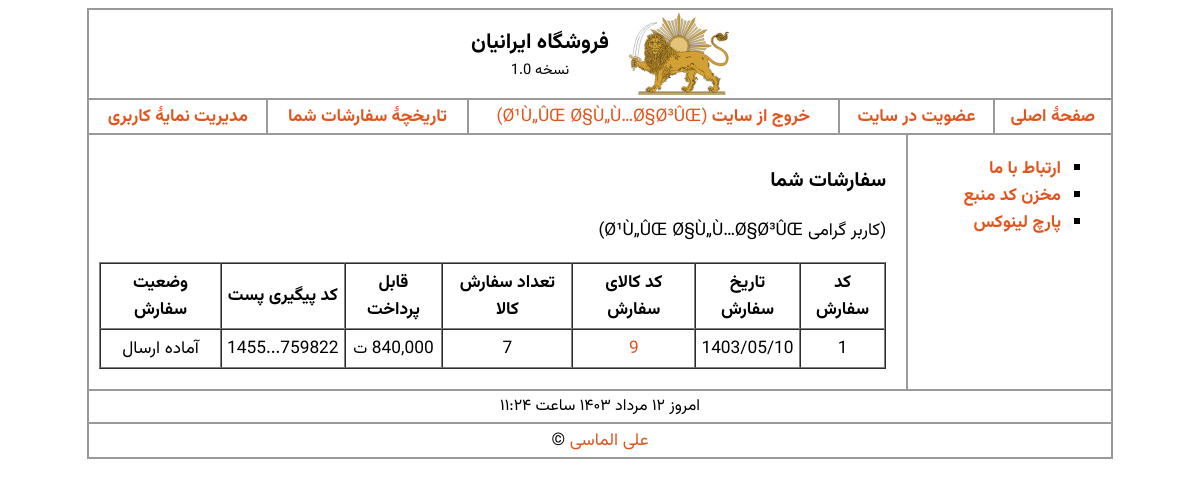
The app's page /orders.php (signed in) with its own data.
### tables this page shows
CREATE TABLE IF NOT EXISTS `orders` (
  `id` int(10) NOT NULL AUTO_INCREMENT COMMENT 'شماره سفارش',
  `username` varchar(30) NOT NULL COMMENT 'نام کاربری سفارش دهنده',
  `orderdate` varchar(20) NOT NULL COMMENT 'تاریخ سفارش',
  `pro_id` int(10) NOT NULL COMMENT 'کد کالا',
  `pro_qty` int(10) NOT NULL COMMENT 'تعداد سفارش',
  `pro_price` float NOT NULL COMMENT 'قیمت پایه کالا',
  `number` varchar(11) NOT NULL COMMENT 'شماره تماس',
  `address` varchar(400) NOT NULL COMMENT 'آدرس',
  `trackcode` varchar(24) NOT NULL COMMENT 'کد مرسوله پستی',
  `state` int(1) NOT NULL COMMENT 'وضعیت سفارش',
  PRIMARY KEY (`id`)
);

### orders.php (the view, shortened to what this page needs)
<?php
include('includes/header.php');
?>
<?php
$username = $_SESSION['username'];
include('includes/db_link.php');
$query = "SELECT * FROM `orders` WHERE `username`='$username'";
$request = mysqli_query($link, $query);
?>
<h3>سفارشات شما</h3>
<p> (کاربر گرامی <?= $_SESSION['realname'] ?>)</p>
<table border="1px" cellpadding='5px' style="text-align:center;width:100%" cellspacing=0>
    <thead style="font-weight: 700">
        <tr>
            <td>کد سفارش</td>
            <td>تاریخ سفارش</td>
            <td>کد کالای سفارش</td>
            <td>تعداد سفارش کالا</td>
            <td>قابل پرداخت</td>
            <td>کد پیگیری پست</td>
            <td>وضعیت سفارش</td>
        </tr>
    </thead>
    <tbody>
        <?php
        while ($row = mysqli_fetch_array($request)) {
        ?>
            <tr>
                <td><?= $row["id"] ?></td>
                <td><?= $row["orderdate"] ?></td>
                <td><a href="product.php?id=<?= $row["pro_id"] ?>" target="_blank">
                        <?= $row["pro_id"] ?></a></td>
                <td><?= $row["pro_qty"] ?></td>
                <td title="قیمت پایه: <?= toman($row["pro_price"], true) ?>" style="cursor:help">
                    <span title="تومان" style="font-size:16px">ت</span>
                </td>
                <td dir='ltr' style="cursor:pointer" title='<?= $row["trackcode"] ?>' onclick="copy(`<?= $row['trackcode'] ?>`)">
                    <?= trackcode($row["trackcode"]); ?></td>
                <td title="مدیریت سفارش">
                    <?php switch ($row["state"]) {
                        case 1:
                            echo "آماده ارسال";
                            break;
                    } ?></td>
            </tr>
        <?php
        }
        ?>
</table>
<?php
include("./includes/footer.php");

### style/global.css (style rules this page uses)
body, input, textarea { font-family: "Vazirmatn", Tahoma, Verdana, sans-serif; }
a:link, a:visited { text-decoration: none; color: #e2541c; transition: color 0.1s, text-shadow 0.1s; }

### records on screen
orders: id "1", orderdate "1403/05/10", pro "9", pro_qty "7", trackcode "1455...759822", state "آماده ارسال"

### other values on screen
$_SESSION["realname"] "Ø¹Ù„ÛŒ Ø§Ù„Ù…Ø§Ø³ÛŒ"
$_SESSION['realname'] "Ø¹Ù„ÛŒ Ø§Ù„Ù…Ø§Ø³ÛŒ"
